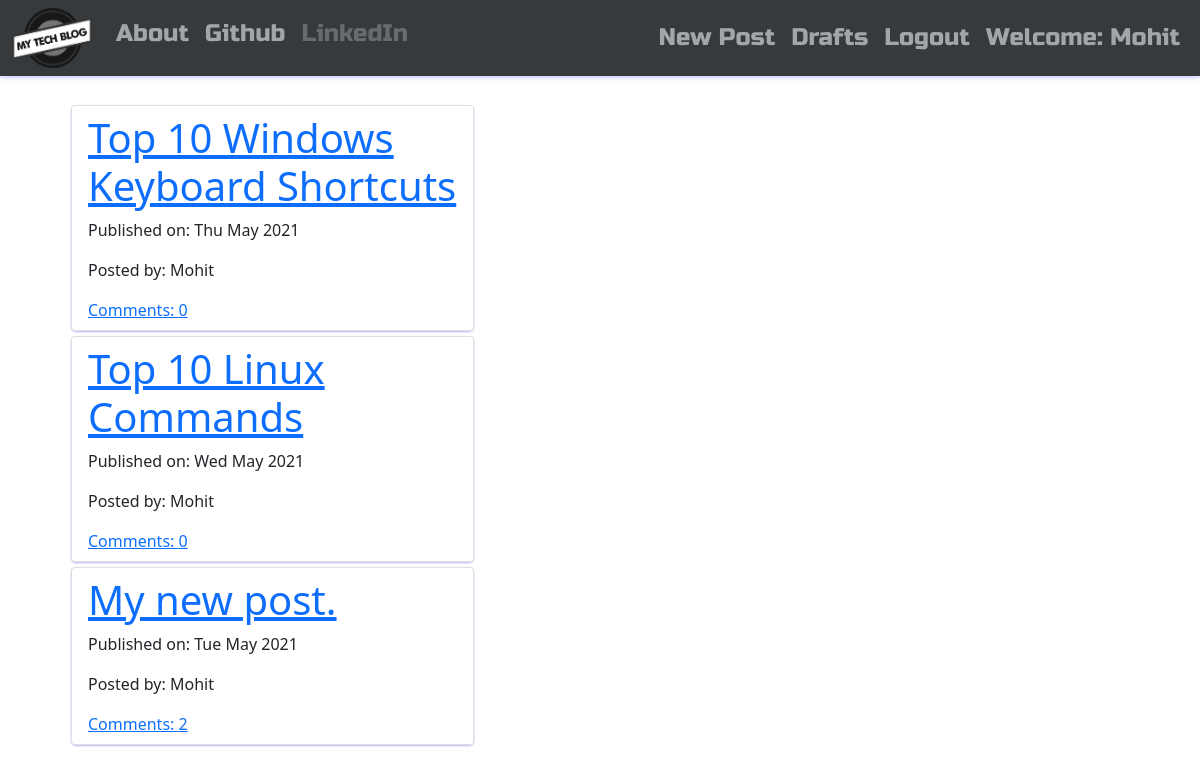
The app's page / (signed in) with its own data.
### blog_app/models.py (models this page shows, shortened)
class Post(models.Model):
    author = models.ForeignKey('auth.User', on_delete=models.CASCADE)
    title = models.CharField(max_length=200)
    text = models.TextField()
    created_date = models.DateTimeField(default=timezone.now)
    published_date = models.DateTimeField(blank=True, null=True)
    def approve_comments(self):
        return self.comments.filter(approved_comment=True)

### blog_app/views.py (the view)
# urls.py: path('',views.PostListView.as_view(),name='post_list'),
class PostListView(ListView):
    model = Post
    def get_queryset(self):
        return Post.objects.filter(published_date__lte=timezone.now()).order_by('-published_date')

### blog_app/templates/blog_app/post_list.html
{% extends 'blog_app/base.html' %}
{% block body_block %}
<div class="container">
  {% for post in post_list %}
    <div class="post block">
      <ul class="list-group">
        <li class="list-group-item"><h1 class="loader"><a href="{% url 'post_detail' pk=post.pk %}">{{ post.title }}</a></h1>
        <div class="date">
          <p>Published on: {{post.published_date|date:"D M Y"}}</p>
          <p>Posted by: {{post.author}}</p>
        </div>
        <a class="loader" href="{% url 'post_detail' pk=post.pk %}">Comments: {{ post.approve_comments.count }}</a></li>
      </ul>
    </div>
  {% endfor %}
</div>
{% endblock %}

### blog_app/templates/blog_app/base.html (shortened to what this page needs)
<!DOCTYPE html>
{% load static %}
<html lang="en" dir="ltr">
  <head>
    <link href="https://cdn.jsdelivr.net/npm/bootstrap@5.0.1/dist/css/bootstrap.min.css" rel="stylesheet">
    <link rel="stylesheet" href="https://cdn.jsdelivr.net/npm/bootstrap-icons@1.5.0/font/bootstrap-icons.css">
    <link href="https://maxcdn.bootstrapcdn.com/font-awesome/4.7.0/css/font-awesome.min.css" rel="stylesheet">
    <link rel="stylesheet" href="//cdn.jsdelivr.net/npm/medium-editor@latest/dist/css/medium-editor.min.css" type="text/css" media="screen" charset="utf-8">
    <link rel="stylesheet" href="{% static 'css/blog_app.css' %}">
  </head>
  <body class="body">
      <nav class="navbar navbar-expand-lg navbar-dark bg-dark coolfont custom-navbar">
      <div class="container-fluid">
        <ul class="navbar-nav me-auto my-2 my-lg-0">
          <li class="nav-item"><a class="navbar-brand bigbrand" href="{% url 'post_list' %}"><img src="{% static 'blog_app/mts.png' %}" alt="My Tech Blog" width="80" height="60"></a></li><br>
          <li class="nav-item"><a class="nav-link" href="{% url 'about' %}">About</a></li><br>
          <li class="nav-item"><a class="nav-link" href="https://www.github.com/Mohit-Vernekar">Github</a></li><br>
          <li class="nav-item"><a class="nav-link disabled" href="{% url 'linkedin' %}">LinkedIn</a></li><br>
        </ul>
        <ul class="navbar-nav navbar-right">
          {% if user.is_authenticated %}
          <li class="nav-item">
            <a class="nav-link" href="{% url 'post_new' %}">New Post</a>
          </li>
          <li class="nav-item">
            <a class="nav-link" href="{% url 'post_draft_list' %}">Drafts</a>
          </li>
          <li class="nav-item">
            <a class="nav-link" href="{% url 'logout' %}">Logout</a>
          </li>
          <li class="nav-item">
            <a class="nav-link">Welcome: {{user.username}}</a>
          </li>
            {% else %}
            <li class="nav-item"><a class="nav-item nav-link" href="{% url 'login' %}"><span class="fa fa-user"></span></a></li>
          {% endif %}
        </ul>
      </div>
    </nav>
    <div class="container">
      <div class="row">
        <div class="col-md-5">
          <div class="blog_posts">
            {% block body_block %}
            {% endblock %}
          </div>
        </div>
      </div>
    </div>
  </body>
</html>

### blog_app/static/css/blog_app.css (style rules this page uses)
.body { background-image: url(https://wallpaperaccess.com/full/1602717.jpg); background-size: cover; width: 100%; }
.block { border-radius: 5px; margin: 5px; padding: auto; text-align: left; width: 100%; box-shadow: 0 1px 2px #b3b3ff; transition: all 0.3s cubic-bezier(.25,.8,.25,1); }
.coolfont { font-family: 'Russo One', sans-serif; font-size: 1.5em; margin-bottom: 1em; box-shadow: 0px 1px 5px #b3b3ff; opacity: 0.9; }
.bigbrand { font-size: 1.5em; }
.loader { filter:hue-rotate(0deg); color:linear-gradient(45deg,#0f8,#08f); animation:hue 5000ms infinite linear; }

### records on screen
Post: title "Top 10 Windows Keyboard Shortcuts", published_date "Thu May 2021", author "Mohit", approve_comments.count "0"
Post: title "Top 10 Linux Commands", published_date "Wed May 2021", author "Mohit", approve_comments.count "0"
Post: title "My new post.", published_date "Tue May 2021", author "Mohit", approve_comments.count "2"

### other values on screen
{{ user.username }} "Mohit"
